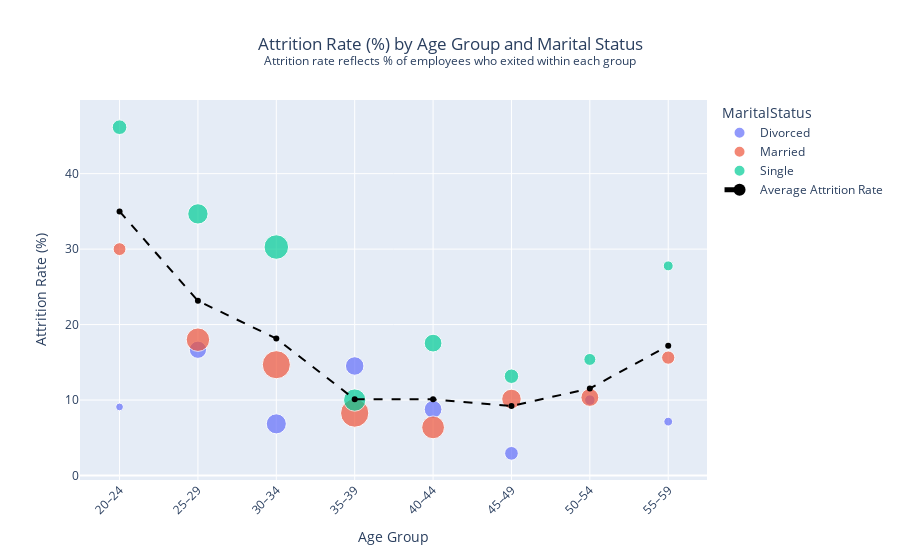

This figure's notebook cell:
### Markdown cell above
There is a question as to whether younger employees are more likely to 'job hop' than older ones. We will look at both individual data points but also grouping employees in age brackets to help visualise. We will also split by marital status, to see if this impacts retention for each age bracket.

### Code cell
# Step 1: Create 5-year age bins using whole-number logic
df["AgeGroup"] = pd.cut(
    df["Age"],
    bins=range(20, 61, 5),  # Extend to include upper bound
    right=False,
    include_lowest=True
)

# Step 2: Calculate attrition rate per AgeGroup + MaritalStatus
grouped = (
    df.groupby(["AgeGroup", "MaritalStatus"], observed=False)
    .agg(AttritionRate=("Attrition", lambda x: (x == "Yes").mean()),
         Count=("Attrition", "count"))
    .reset_index()
)

# Step 3: Calculate average attrition rate per AgeGroup (across all marital statuses)
avg_grouped = (
    df.groupby("AgeGroup", observed=False)
    .agg(AvgAttritionRate=("Attrition", lambda x: (x == "Yes").mean()))
    .reset_index()
)

# Step 4: Format AgeGroup labels as "20–24", "25–29", etc.
grouped["AgeGroup"] = grouped["AgeGroup"].apply(lambda x: f"{int(x.left)}–{int(x.right - 1)}")
avg_grouped["AgeGroup"] = avg_grouped["AgeGroup"].apply(lambda x: f"{int(x.left)}–{int(x.right - 1)}")

# Step 5: Convert to percentage
grouped["AttritionRatePct"] = grouped["AttritionRate"] * 100
avg_grouped["AvgAttritionRatePct"] = avg_grouped["AvgAttritionRate"] * 100

# Step 6: Plot scatter
fig = px.scatter(
    grouped,
    x="AgeGroup",
    y="AttritionRatePct",
    color="MaritalStatus",
    size="Count",
    title="Attrition Rate (%) by Age Group and Marital Status",
    labels={"AttritionRatePct": "Attrition Rate (%)", "AgeGroup": "Age Group"},
    hover_data=["Count"]
)

# Step 7: Add average line
fig.add_scatter(
    x=avg_grouped["AgeGroup"],
    y=avg_grouped["AvgAttritionRatePct"],
    mode="lines+markers",
    name="Average Attrition Rate",
    line=dict(color="black", dash="dash"),
    marker=dict(size=6)
)

# Step 8: Subtitle and layout tweaks
fig.update_layout(
    title=dict(
        text="Attrition Rate (%) by Age Group and Marital Status<br><sup>Attrition rate reflects % of employees who exited within each group</sup>",
        x=0.5
    ),
    xaxis_tickangle=-45
)

fig.show()

### Figure 1 — Plotly figure (JSON) as saved in the notebook; plotly's stock layout.template omitted (floating-point values rounded to 4 significant figures)
{"data": [{"customdata": [[11], [54], [73], [62], [57], [34], [20], [14]], "hovertemplate": "MaritalStatus=Divorced<br>Age Group=%{x}<br>Attrition Rate (%)=%{y}<br>Count=%{customdata[0]}<extra></extra>", "legendgroup": "Divorced", "marker": {"color": "#636efa", "size": [11, 54, 73, 62, 57, 34, 20, 14], "sizemode": "area", "sizeref": 0.3625, "symbol": "circle"}, "mode": "markers", "name": "Divorced", "orientation": "v", "showlegend": true, "type": "scatter", "x": ["20–24", "25–29", "30–34", "35–39", "40–44", "45–49", "50–54", "55–59"], "xaxis": "x", "y": [9.091, 16.67, 6.849, 14.52, 8.772, 2.941, 10, 7.143], "yaxis": "y"}, {"customdata": [[30], [100], [143], [145], [94], [69], [58], [32]], "hovertemplate": "MaritalStatus=Married<br>Age Group=%{x}<br>Attrition Rate (%)=%{y}<br>Count=%{customdata[0]}<extra></extra>", "legendgroup": "Married", "marker": {"color": "#EF553B", "size": [30, 100, 143, 145, 94, 69, 58, 32], "sizemode": "area", "sizeref": 0.3625, "symbol": "circle"}, "mode": "markers", "name": "Married", "orientation": "v", "showlegend": true, "type": "scatter", "x": ["20–24", "25–29", "30–34", "35–39", "40–44", "45–49", "50–54", "55–59"], "xaxis": "x", "y": [30, 18, 14.69, 8.276, 6.383, 10.14, 10.34, 15.62], "yaxis": "y"}, {"customdata": [[39], [75], [109], [90], [57], [38], [26], [18]], "hovertemplate": "MaritalStatus=Single<br>Age Group=%{x}<br>Attrition Rate (%)=%{y}<br>Count=%{customdata[0]}<extra></extra>", "legendgroup": "Single", "marker": {"color": "#00cc96", "size": [39, 75, 109, 90, 57, 38, 26, 18], "sizemode": "area", "sizeref": 0.3625, "symbol": "circle"}, "mode": "markers", "name": "Single", "orientation": "v", "showlegend": true, "type": "scatter", "x": ["20–24", "25–29", "30–34", "35–39", "40–44", "45–49", "50–54", "55–59"], "xaxis": "x", "y": [46.15, 34.67, 30.28, 10, 17.54, 13.16, 15.38, 27.78], "yaxis": "y"}, {"line": {"color": "black", "dash": "dash"}, "marker": {"size": 6}, "mode": "lines+markers", "name": "Average Attrition Rate", "type": "scatter", "x": ["20–24", "25–29", "30–34", "35–39", "40–44", "45–49", "50–54", "55–59"], "y": [35, 23.14, 18.15, 10.1, 10.1, 9.22, 11.54, 17.19]}], "layout": {"legend": {"itemsizing": "constant", "title": {"text": "MaritalStatus"}, "tracegroupgap": 0}, "title": {"text": "Attrition Rate (%) by Age Group and Marital Status<br><sup>Attrition rate reflects % of employees who exited within each group</sup>", "x": 0.5}, "xaxis": {"anchor": "y", "domain": [0, 1], "tickangle": -45, "title": {"text": "Age Group"}}, "yaxis": {"anchor": "x", "domain": [0, 1], "title": {"text": "Attrition Rate (%)"}}}}
